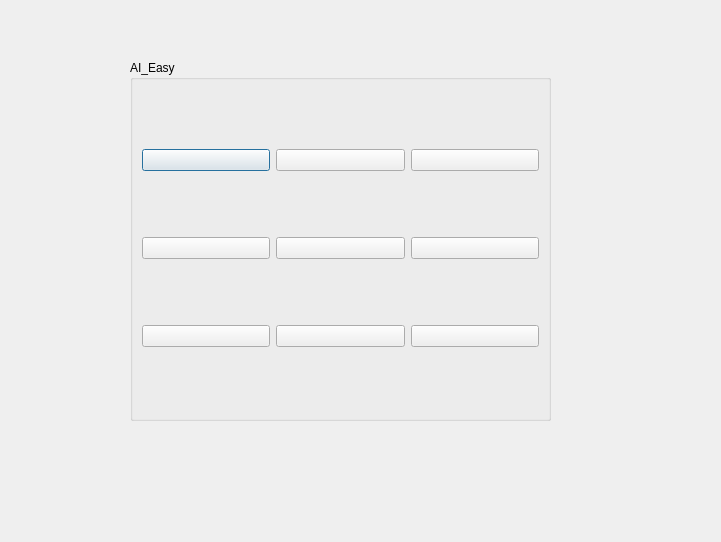
<?xml version="1.0" encoding="UTF-8"?>
<ui version="4.0">
 <class>aihard</class>
 <widget class="QDialog" name="aihard">
  <property name="geometry">
   <rect>
    <x>0</x>
    <y>0</y>
    <width>721</width>
    <height>542</height>
   </rect>
  </property>
  <property name="windowTitle">
   <string>Dialog</string>
  </property>
  <widget class="QGroupBox" name="groupBox">
   <property name="geometry">
    <rect>
     <x>130</x>
     <y>60</y>
     <width>421</width>
     <height>361</height>
    </rect>
   </property>
   <property name="title">
    <string>AI_Easy</string>
   </property>
   <layout class="QGridLayout" name="gridLayout">
    <item row="0" column="0">
     <widget class="QPushButton" name="pushButton">
      <property name="text">
       <string/>
      </property>
     </widget>
    </item>
    <item row="0" column="1">
     <widget class="QPushButton" name="pushButton_2">
      <property name="text">
       <string/>
      </property>
     </widget>
    </item>
    <item row="0" column="2">
     <widget class="QPushButton" name="pushButton_3">
      <property name="text">
       <string/>
      </property>
     </widget>
    </item>
    <item row="1" column="0">
     <widget class="QPushButton" name="pushButton_4">
      <property name="text">
       <string/>
      </property>
     </widget>
    </item>
    <item row="1" column="1">
     <widget class="QPushButton" name="pushButton_5">
      <property name="text">
       <string/>
      </property>
     </widget>
    </item>
    <item row="1" column="2">
     <widget class="QPushButton" name="pushButton_6">
      <property name="text">
       <string/>
      </property>
     </widget>
    </item>
    <item row="2" column="0">
     <widget class="QPushButton" name="pushButton_7">
      <property name="text">
       <string/>
      </property>
     </widget>
    </item>
    <item row="2" column="1">
     <widget class="QPushButton" name="pushButton_8">
      <property name="text">
       <string/>
      </property>
     </widget>
    </item>
    <item row="2" column="2">
     <widget class="QPushButton" name="pushButton_9">
      <property name="text">
       <string/>
      </property>
     </widget>
    </item>
   </layout>
  </widget>
 </widget>
 <resources/>
 <connections/>
</ui>
